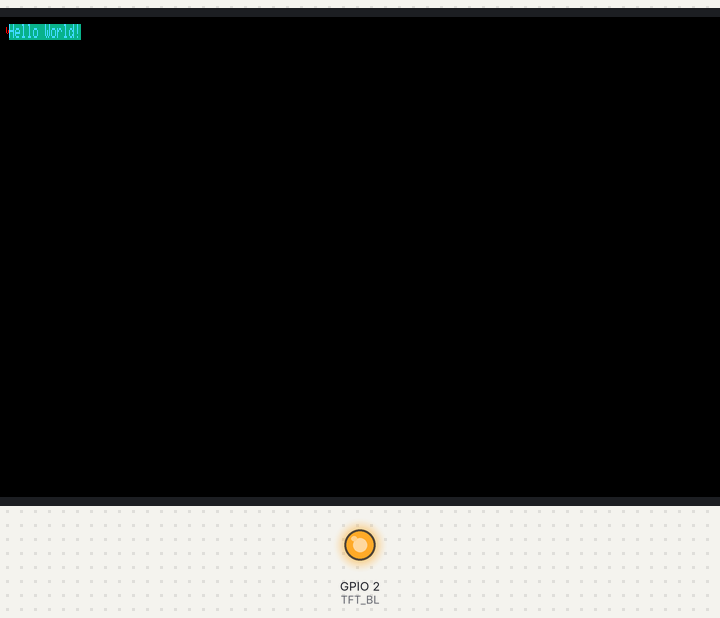
The sketch below on a simulated ESP32. Parts: 800×480 colour display, output pins drawn as LEDs (lit = HIGH). Random numbers use the default seed unless the sketch sets one.

Above: at 2.6 s.
At 6.6 s:
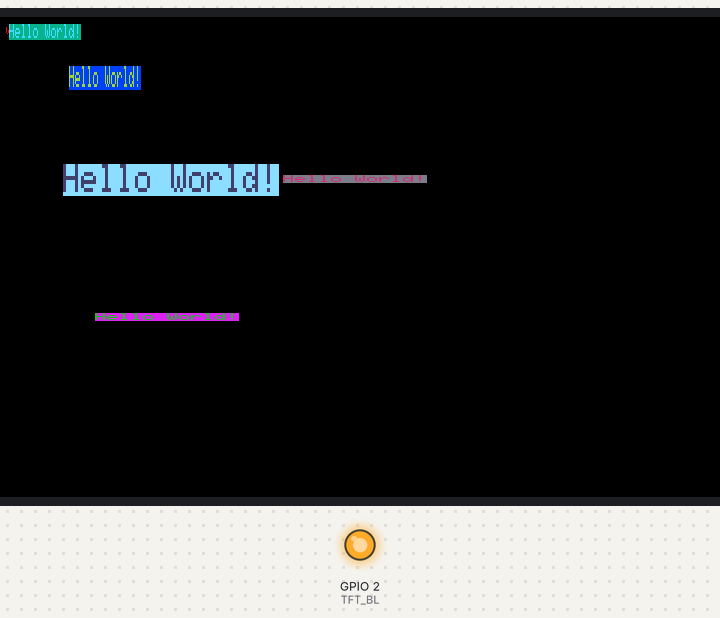
At 11.6 s:
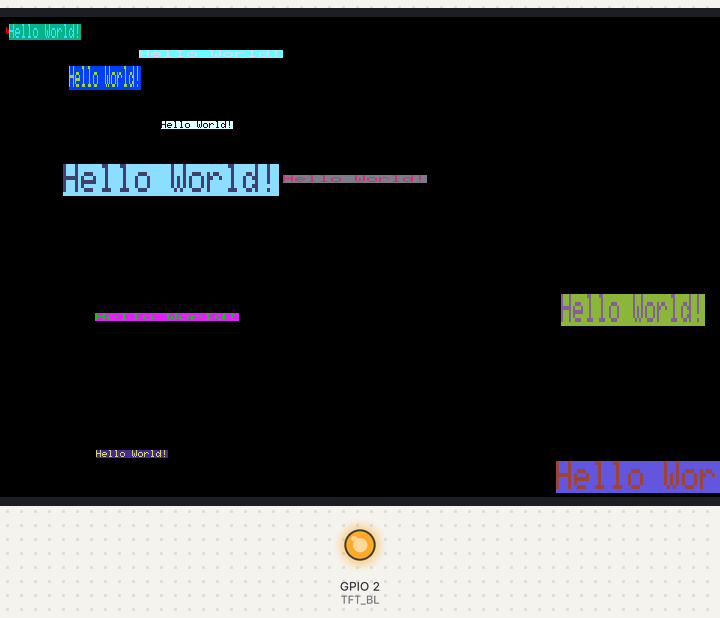
At 20.7 s:
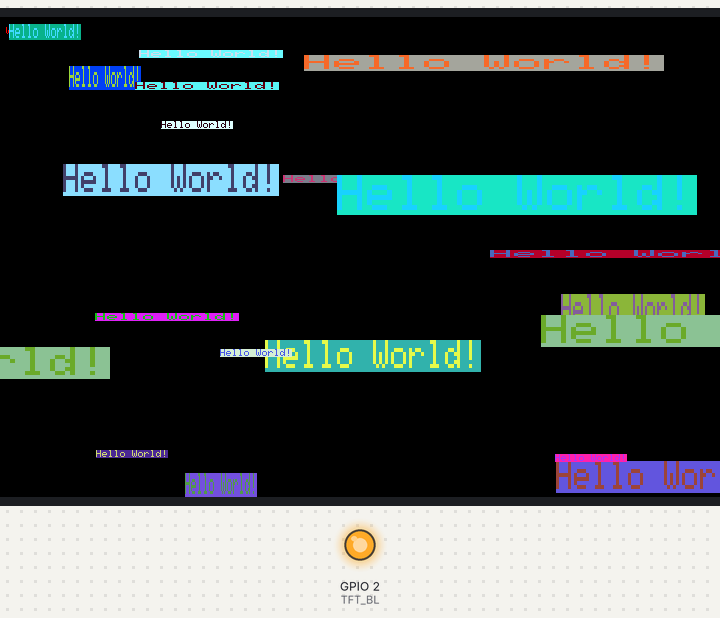
At 29.7 s:
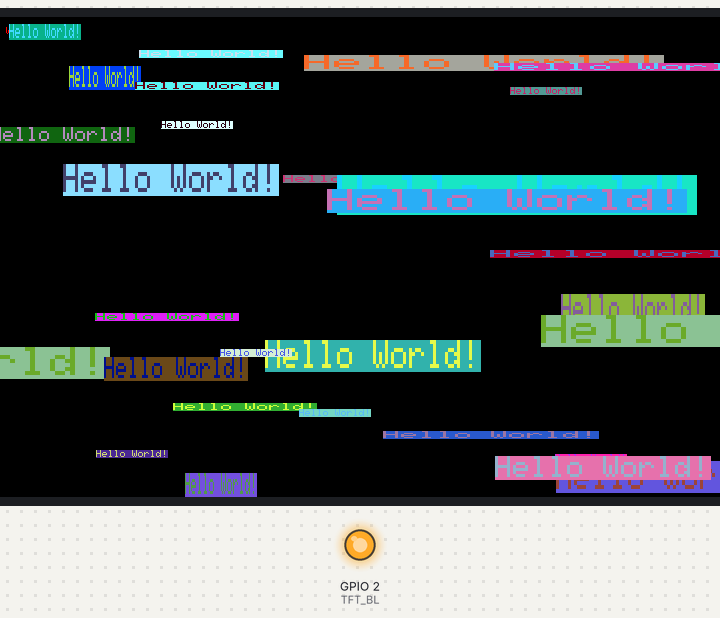
At 38.8 s:
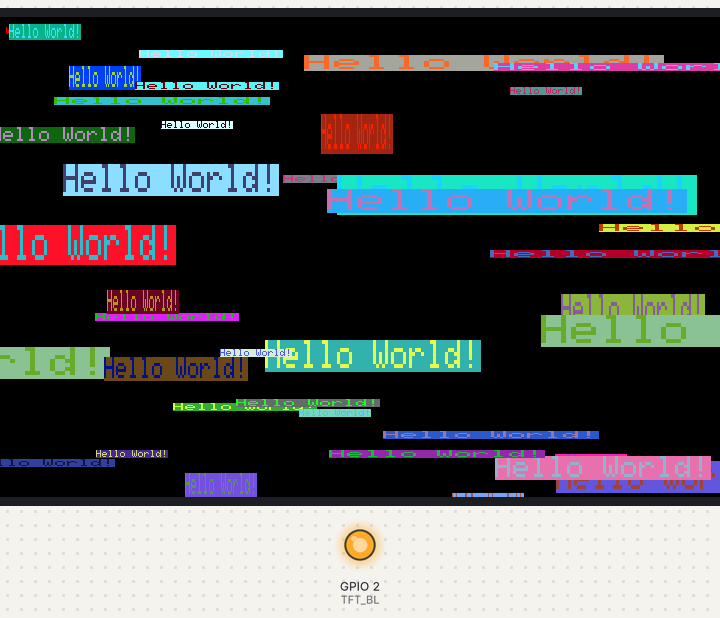

Measured:
- what the display in image 0 shows lasts 1.0 s, from 2.5 s to 3.5 s

The sketch:

HelloWorld.ino
```cpp
/*******************************************************************************
 ******************************************************************************/
#include <Arduino_GFX_Library.h>

#define GFX_BL DF_GFX_BL // default backlight pin, you may replace DF_GFX_BL to actual backlight pin
#define TFT_BL 2
/* More dev device declaration: https://github.com/moononournation/Arduino_GFX/wiki/Dev-Device-Declaration */
#if defined(DISPLAY_DEV_KIT)
Arduino_GFX *gfx = create_default_Arduino_GFX();
#else /* !defined(DISPLAY_DEV_KIT) */

/* More data bus class: https://github.com/moononournation/Arduino_GFX/wiki/Data-Bus-Class */
//Arduino_DataBus *bus = create_default_Arduino_DataBus();

/* More display class: https://github.com/moononournation/Arduino_GFX/wiki/Display-Class */
//Arduino_GFX *gfx = new Arduino_ILI9341(bus, DF_GFX_RST, 0 /* rotation */, false /* IPS */);

Arduino_ESP32RGBPanel *bus = new Arduino_ESP32RGBPanel(
    GFX_NOT_DEFINED /* CS */, GFX_NOT_DEFINED /* SCK */, GFX_NOT_DEFINED /* SDA */,
    41 /* DE */, 40 /* VSYNC */, 39 /* HSYNC */, 42 /* PCLK */,
    14 /* R0 */, 21 /* R1 */, 47 /* R2 */, 48 /* R3 */, 45 /* R4 */,
    9 /* G0 */, 46 /* G1 */, 3 /* G2 */, 8 /* G3 */, 16 /* G4 */, 1 /* G5 */,
    15 /* B0 */, 7 /* B1 */, 6 /* B2 */, 5 /* B3 */, 4 /* B4 */
);
// option 1:
// 7寸 50PIN 800*480
Arduino_RPi_DPI_RGBPanel *gfx = new Arduino_RPi_DPI_RGBPanel(
  bus,
//  800 /* width */, 0 /* hsync_polarity */, 8/* hsync_front_porch */, 2 /* hsync_pulse_width */, 43/* hsync_back_porch */,
//  480 /* height */, 0 /* vsync_polarity */, 8 /* vsync_front_porch */, 2/* vsync_pulse_width */, 12 /* vsync_back_porch */,
//  1 /* pclk_active_neg */, 16000000 /* prefer_speed */, true /* auto_flush */);

    800 /* width */, 0 /* hsync_polarity */, 210 /* hsync_front_porch */, 30 /* hsync_pulse_width */, 16 /* hsync_back_porch */,
    480 /* height */, 0 /* vsync_polarity */, 22 /* vsync_front_porch */, 13 /* vsync_pulse_width */, 10 /* vsync_back_porch */,
    1 /* pclk_active_neg */, 16000000 /* prefer_speed */, true /* auto_flush */);

#endif /* !defined(DISPLAY_DEV_KIT) */
/*******************************************************************************
 * End of Arduino_GFX setting
 ******************************************************************************/

void setup(void)
{
    gfx->begin();
    gfx->fillScreen(BLACK);

#ifdef TFT_BL
    pinMode(TFT_BL, OUTPUT);
    digitalWrite(TFT_BL, HIGH);
#endif

    gfx->setCursor(10, 10);
    gfx->setTextColor(RED);
    gfx->println("Hello World!");

    delay(2000); // 5 seconds
}

void loop()
{
    gfx->setCursor(random(gfx->width()), random(gfx->height()));
    gfx->setTextColor(random(0xffff), random(0xffff));
    gfx->setTextSize(random(6) /* x scale */, random(6) /* y scale */, random(2) /* pixel_margin */);
    gfx->println("Hello World!");

    delay(1000); // 1 second
}
```
